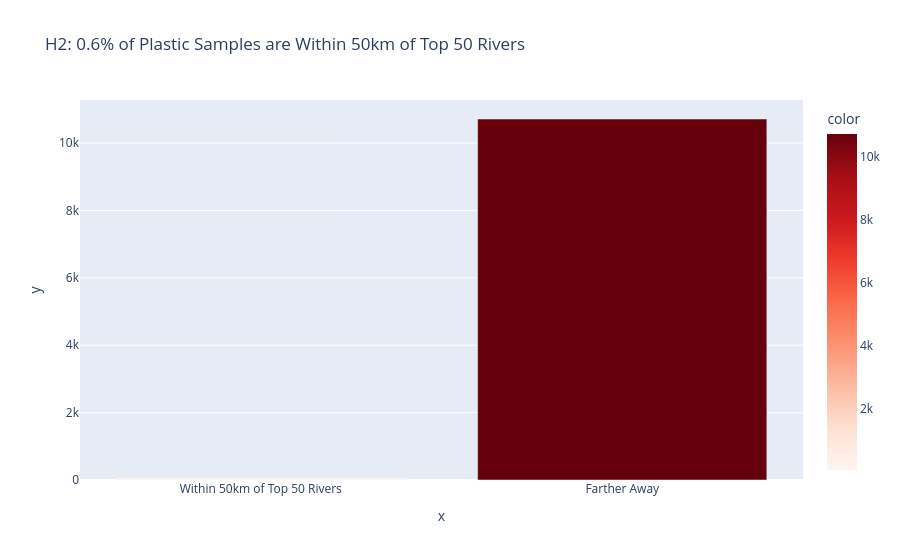

This figure's notebook cell:
### Code cell
# 1. Load Top 50 Rivers (The "Sources")

print("Loading Top 50 Emission Points...")
query_rivers = """
    SELECT lat, lon, emission_tons_year 
    FROM emission_points 
    ORDER BY emission_tons_year DESC 
    LIMIT 50
"""
rivers_df = pd.read_sql(query_rivers, engine)

print(f"Loaded {len(rivers_df)} top rivers.")

# 2. Load Plastic Data (The "Samples")
print("Loading Plastic Samples...")
plastic_df = pd.read_sql("SELECT lat, lng, concentration FROM observed_plastic WHERE concentration > 0", engine)
print(f"Loaded {len(plastic_df)} samples.")

# 3. Calculate Distances (Vectorized - SUPER FAST)
print("Calculating distances (this takes 1 second)...")
R = 6371.0 # Earth radius in km

# Convert to radians
rivers_rad = np.radians(rivers_df[['lat', 'lon']].values) # Ensure column name matches
plastic_rad = np.radians(plastic_df[['lat', 'lng']].values)

# Expand dimensions to calculate distance from EVERY plastic point to EVERY river point at once
# Shape: (15000, 1, 2) vs (1, 50, 2) -> Result (15000, 50)
dlat = plastic_rad[:, None, 0] - rivers_rad[None, :, 0]
dlon = plastic_rad[:, None, 1] - rivers_rad[None, :, 1]

a = np.sin(dlat/2.0)**2 + np.cos(plastic_rad[:, None, 0]) * np.cos(rivers_rad[None, :, 0]) * np.sin(dlon/2.0)**2
c = 2 * np.arcsin(np.sqrt(a))
distances_km = R * c

# Find the MINIMUM distance for each plastic point (nearest river)
min_distances = distances_km.min(axis=1)

plastic_df['dist_to_nearest_top_50_km'] = min_distances

# 4. Analyze
near_50km = plastic_df[plastic_df['dist_to_nearest_top_50_km'] <= 50]
total = len(plastic_df)
count_near = len(near_50km)
pct = (count_near / total) * 100

print(f"\n📊 H2 FINAL PROOF:")
print(f"   Total Samples: {total}")
print(f"   Samples within 50km of Top 50 Rivers: {count_near}")
print(f"   PERCENTAGE: {pct:.2f}%")

if pct > 50:
    print("   ✅ H2 CONFIRMED: Majority of coastal plastic is near the top rivers.")
else:
    print("   ⚠️ Result lower than expected. Maybe plastic is near smaller rivers (not top 50)?")

# 5. Visualize
fig = px.bar(
    x=['Within 50km of Top 50 Rivers', 'Farther Away'],
    y=[count_near, total - count_near],
    title=f'H2: {pct:.1f}% of Plastic Samples are Within 50km of Top 50 Rivers',
    color=[count_near, total - count_near],
    color_continuous_scale='Reds'
)
fig.show()

### Figure 1 — Plotly figure (JSON) as saved in the notebook; plotly's stock layout.template omitted (floating-point values rounded to 4 significant figures)
{"data": [{"hovertemplate": "x=%{x}<br>y=%{y}<br>color=%{marker.color}<extra></extra>", "legendgroup": "", "marker": {"color": [62, 10712], "coloraxis": "coloraxis", "pattern": {"shape": ""}}, "name": "", "orientation": "v", "showlegend": false, "textposition": "auto", "type": "bar", "x": ["Within 50km of Top 50 Rivers", "Farther Away"], "xaxis": "x", "y": [62, 10712], "yaxis": "y"}], "layout": {"barmode": "relative", "coloraxis": {"colorbar": {"title": {"text": "color"}}, "colorscale": [[0, "rgb(255,245,240)"], [0.125, "rgb(254,224,210)"], [0.25, "rgb(252,187,161)"], [0.375, "rgb(252,146,114)"], [0.5, "rgb(251,106,74)"], [0.625, "rgb(239,59,44)"], [0.75, "rgb(203,24,29)"], [0.875, "rgb(165,15,21)"], [1, "rgb(103,0,13)"]]}, "legend": {"tracegroupgap": 0}, "title": {"text": "H2: 0.6% of Plastic Samples are Within 50km of Top 50 Rivers"}, "xaxis": {"anchor": "y", "domain": [0, 1], "title": {"text": "x"}}, "yaxis": {"anchor": "x", "domain": [0, 1], "title": {"text": "y"}}}}
